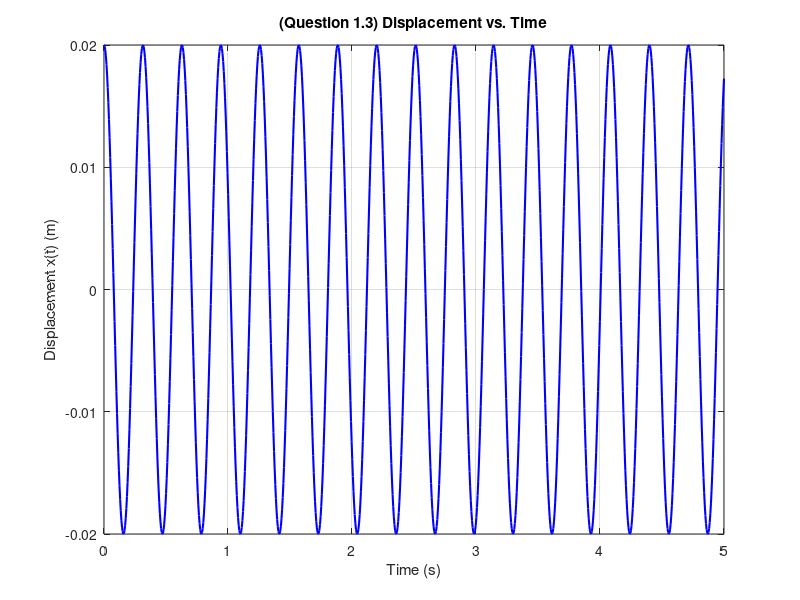
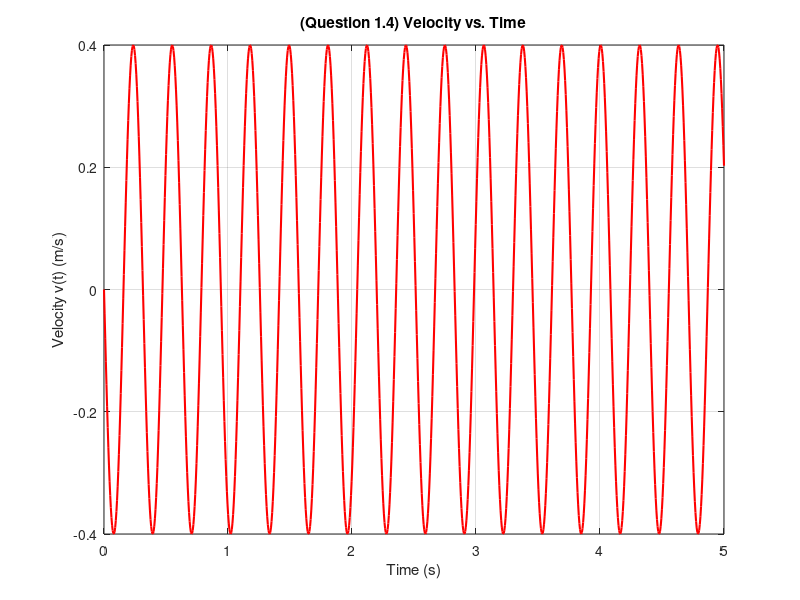

These charts were generated, in order, by the following MATLAB code:
clear; clc; close all;   % basic "cleanup" - removes workspace variables, clears command window, closes all figure windows

% Parameters (given)
m = 5;       % Mass (kg)
k = 2000;    % Spring Stiffness (N/m)
x0 = 0.02;   % Initial Displacement (m)
v0 = 0;      % Initial Velocity (m/s)

% (1.1) Calculate natural angular frequency (wn)
wn = sqrt(k/m);                                    % formula for natural angular frequency
fprintf('(Question 1.1) wn = %.3f rad/s\n', wn);   % displays result
%% 

% (1.2) Compute the displacement 𝑥(𝑡) of the system
t_input = input('(Question 1.2) Enter time (in seconds) to compute displacement: ');                    % asks user to specify time
x_output = x0 * cos(wn * t_input);                                                                      % equation for motion of the system
fprintf('(Question 1.2) At t = %.3f seconds, the displacement x(t) is: %.3f m\n', t_input, x_output);   % displays result
%% 

% (1.3) Plot displacement vs. time for given time interval
t_plot = linspace(0, 5, 1000);                  % defines time interval and number of points
x_plot = x0 * cos(wn * t_plot);                 % equation for motion of the system
figure(1)                                       % creates figure 1
plot(t_plot, x_plot, 'b', 'LineWidth', 1.5)     % plots into figure 1
grid on                                         % enables major grid lines
xlabel('Time (s)')                              % labels x-axis
ylabel('Displacement x(t) (m)')                 % labels y-axis
title('(Question 1.3) Displacement vs. Time')   % Adds title to figure 1
%% 

% (1.4) Plot the velocity vs. time
v_t = -x0 * wn * sin(wn * t_plot);          % computes v(t), which is the derivative of x(t), same time interval as 1.3
figure(2)                                   % creates figure 2
plot(t_plot, v_t, 'r', 'LineWidth', 1.5)    % plots into figure 2
grid on                                     % enables major grid lines
xlabel('Time (s)')                          % labels x-axis
ylabel('Velocity v(t) (m/s)')               % labels y-axis
title('(Question 1.4) Velocity vs. Time')   % Adds title to figure 2
